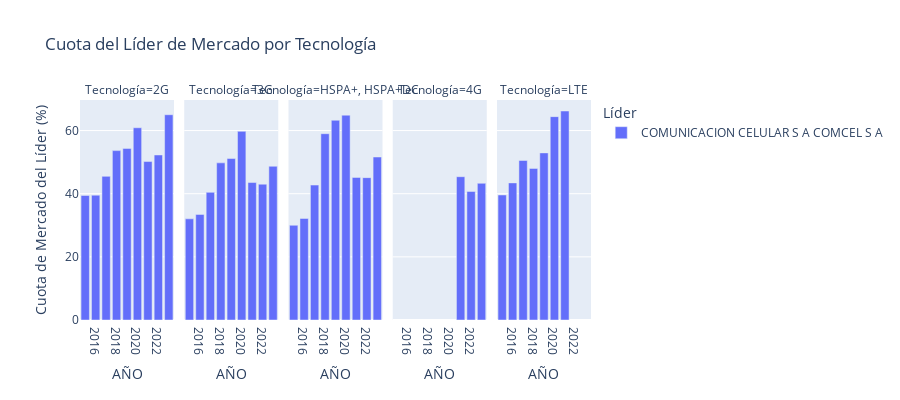

The cell this chart's notebook holds for it:
### Code cell
tecnologias_para_analizar = [col for col in df.columns if 'COBERTURA' in col or 'COBERTUTA' in col]

def identificar_lideres_mercado(df):
    años = sorted(df['AÑO'].unique())
    lideres = []
    
    for tecnologia in tecnologias_para_analizar:
        for año in años:
            try:
                cuota = analizar_cuota_mercado_por_tecnologia(df, tecnologia, año)
                if len(cuota) > 0:
                    lider = cuota.iloc[0]
                    lideres.append({
                        'AÑO': año,
                        'Tecnología': tecnologia.replace('COBERTURA ', '').replace('COBERTUTA ', ''),
                        'Líder': lider['PROVEEDOR'],
                        'Cuota (%)': lider['Porcentaje']
                    })
            except:
                pass
    
    return pd.DataFrame(lideres)

df_lideres = identificar_lideres_mercado(df)

for tecnologia in df_lideres['Tecnología'].unique():
    df_tech = df_lideres[df_lideres['Tecnología'] == tecnologia]

fig = px.bar(
    df_lideres,
    x='AÑO',
    y='Cuota (%)',
    color='Líder',
    facet_col='Tecnología',
    title='Cuota del Líder de Mercado por Tecnología',
    labels={'Cuota (%)': 'Cuota de Mercado del Líder (%)'}
)

fig.update_layout(height=400)
fig.write_html('graficos/lideres_mercado_por_tecnologia.html')
fig.show()

### Figure 1 — Plotly figure (JSON) as saved in the notebook; plotly's stock layout.template omitted (floating-point values rounded to 4 significant figures)
{"data": [{"hovertemplate": "Líder=COMUNICACION CELULAR S A COMCEL S A<br>Tecnología=2G<br>AÑO=%{x}<br>Cuota de Mercado del Líder (%)=%{y}<extra></extra>", "legendgroup": "COMUNICACION CELULAR S A COMCEL S A", "marker": {"color": "#636efa", "pattern": {"shape": ""}}, "name": "COMUNICACION CELULAR S A COMCEL S A", "orientation": "v", "showlegend": true, "textposition": "auto", "type": "bar", "x": [2015, 2016, 2017, 2018, 2019, 2020, 2021, 2022, 2023], "xaxis": "x", "y": [39.45, 39.54, 45.49, 53.65, 54.35, 60.89, 50.18, 52.27, 65.01], "yaxis": "y"}, {"hovertemplate": "Líder=COMUNICACION CELULAR S A COMCEL S A<br>Tecnología=3G<br>AÑO=%{x}<br>Cuota de Mercado del Líder (%)=%{y}<extra></extra>", "legendgroup": "COMUNICACION CELULAR S A COMCEL S A", "marker": {"color": "#636efa", "pattern": {"shape": ""}}, "name": "COMUNICACION CELULAR S A COMCEL S A", "orientation": "v", "showlegend": false, "textposition": "auto", "type": "bar", "x": [2015, 2016, 2017, 2018, 2019, 2020, 2021, 2022, 2023], "xaxis": "x2", "y": [32.04, 33.44, 40.43, 49.77, 51.14, 59.76, 43.54, 43.02, 48.69], "yaxis": "y2"}, {"hovertemplate": "Líder=COMUNICACION CELULAR S A COMCEL S A<br>Tecnología=HSPA+, HSPA+DC<br>AÑO=%{x}<br>Cuota de Mercado del Líder (%)=%{y}<extra></extra>", "legendgroup": "COMUNICACION CELULAR S A COMCEL S A", "marker": {"color": "#636efa", "pattern": {"shape": ""}}, "name": "COMUNICACION CELULAR S A COMCEL S A", "orientation": "v", "showlegend": false, "textposition": "auto", "type": "bar", "x": [2015, 2016, 2017, 2018, 2019, 2020, 2021, 2022, 2023], "xaxis": "x3", "y": [30.0, 32.17, 42.73, 59.0, 63.27, 64.88, 45.16, 45.09, 51.62], "yaxis": "y3"}, {"hovertemplate": "Líder=COMUNICACION CELULAR S A COMCEL S A<br>Tecnología=4G<br>AÑO=%{x}<br>Cuota de Mercado del Líder (%)=%{y}<extra></extra>", "legendgroup": "COMUNICACION CELULAR S A COMCEL S A", "marker": {"color": "#636efa", "pattern": {"shape": ""}}, "name": "COMUNICACION CELULAR S A COMCEL S A", "orientation": "v", "showlegend": false, "textposition": "auto", "type": "bar", "x": [2021, 2022, 2023], "xaxis": "x4", "y": [45.39, 40.71, 43.29], "yaxis": "y4"}, {"hovertemplate": "Líder=COMUNICACION CELULAR S A COMCEL S A<br>Tecnología=LTE<br>AÑO=%{x}<br>Cuota de Mercado del Líder (%)=%{y}<extra></extra>", "legendgroup": "COMUNICACION CELULAR S A COMCEL S A", "marker": {"color": "#636efa", "pattern": {"shape": ""}}, "name": "COMUNICACION CELULAR S A COMCEL S A", "orientation": "v", "showlegend": false, "textposition": "auto", "type": "bar", "x": [2015, 2016, 2017, 2018, 2019, 2020, 2021], "xaxis": "x5", "y": [39.6, 43.43, 50.52, 48.01, 52.93, 64.41, 66.19], "yaxis": "y5"}], "layout": {"annotations": [{"font": {}, "showarrow": false, "text": "Tecnología=2G", "x": 0.092, "xanchor": "center", "xref": "paper", "y": 1, "yanchor": "bottom", "yref": "paper"}, {"font": {}, "showarrow": false, "text": "Tecnología=3G", "x": 0.296, "xanchor": "center", "xref": "paper", "y": 1, "yanchor": "bottom", "yref": "paper"}, {"font": {}, "showarrow": false, "text": "Tecnología=HSPA+, HSPA+DC", "x": 0.5, "xanchor": "center", "xref": "paper", "y": 1, "yanchor": "bottom", "yref": "paper"}, {"font": {}, "showarrow": false, "text": "Tecnología=4G", "x": 0.704, "xanchor": "center", "xref": "paper", "y": 1, "yanchor": "bottom", "yref": "paper"}, {"font": {}, "showarrow": false, "text": "Tecnología=LTE", "x": 0.908, "xanchor": "center", "xref": "paper", "y": 1, "yanchor": "bottom", "yref": "paper"}], "barmode": "relative", "height": 400, "legend": {"title": {"text": "Líder"}, "tracegroupgap": 0}, "title": {"text": "Cuota del Líder de Mercado por Tecnología"}, "xaxis": {"anchor": "y", "domain": [0, 0.184], "title": {"text": "AÑO"}}, "xaxis2": {"anchor": "y2", "domain": [0.204, 0.388], "matches": "x", "title": {"text": "AÑO"}}, "xaxis3": {"anchor": "y3", "domain": [0.408, 0.592], "matches": "x", "title": {"text": "AÑO"}}, "xaxis4": {"anchor": "y4", "domain": [0.612, 0.796], "matches": "x", "title": {"text": "AÑO"}}, "xaxis5": {"anchor": "y5", "domain": [0.816, 1], "matches": "x", "title": {"text": "AÑO"}}, "yaxis": {"anchor": "x", "domain": [0, 1], "title": {"text": "Cuota de Mercado del Líder (%)"}}, "yaxis2": {"anchor": "x2", "domain": [0, 1], "matches": "y", "showticklabels": false}, "yaxis3": {"anchor": "x3", "domain": [0, 1], "matches": "y", "showticklabels": false}, "yaxis4": {"anchor": "x4", "domain": [0, 1], "matches": "y", "showticklabels": false}, "yaxis5": {"anchor": "x5", "domain": [0, 1], "matches": "y", "showticklabels": false}}}
